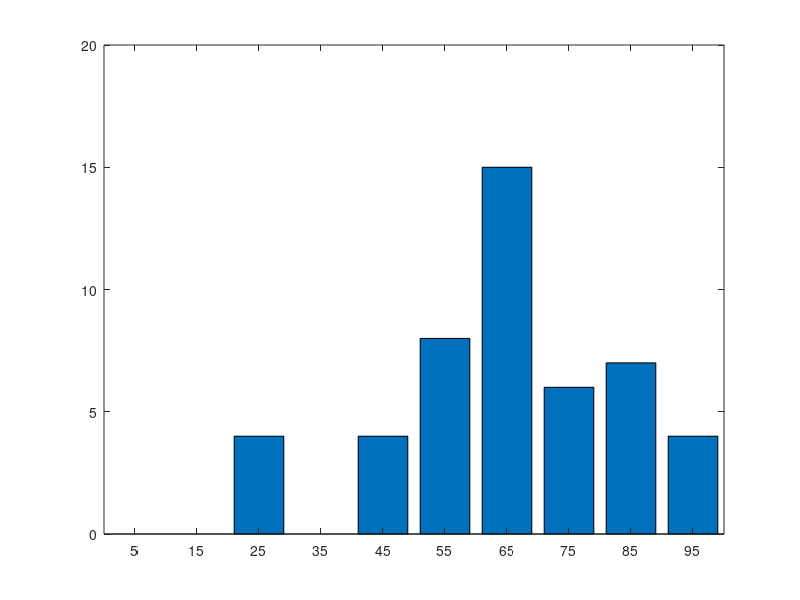

Recreate this plot in MATLAB.
clc
clear
fid=fopen('HW3_scores.txt');
fgetl(fid);

i1=1;
while ~feof(fid)
fscanf(fid, '%s',1);
score(i1)=fscanf(fid, '%f',1);
i1=i1+1;
end

fclose(fid);


num=0;
i2=1;
mean_score=mean(score);
std_score=std(score);
disp(mean_score);
disp(std_score);


for i1=0:10:90
num(i2)=size(find(score(:)>=i1 & score(:)<i1+10),1);
i2=i2+1;
end
bar([5:10:95],num);
            